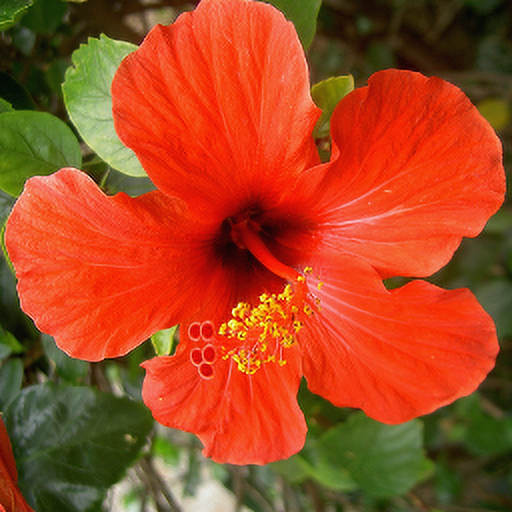

The script that saved this image:
import numpy as np
from PIL import Image

img = Image.open('data/input/test_images/section8-image.png')
lr_img = np.array(img)

from ISR.models import RDN

#rdn = RDN(arch_params={'C':3, 'D':10, 'G':64, 'G0':64, 'x':2})
#rdn.model.load_weights('weights/rdn-C3-D10-G64-G064-x2_PSNR_epoch134.hdf5')
rdn = RDN(weights='psnr-small')

sr_img = rdn.predict(lr_img)
Image.fromarray(sr_img).save('e2.png')


